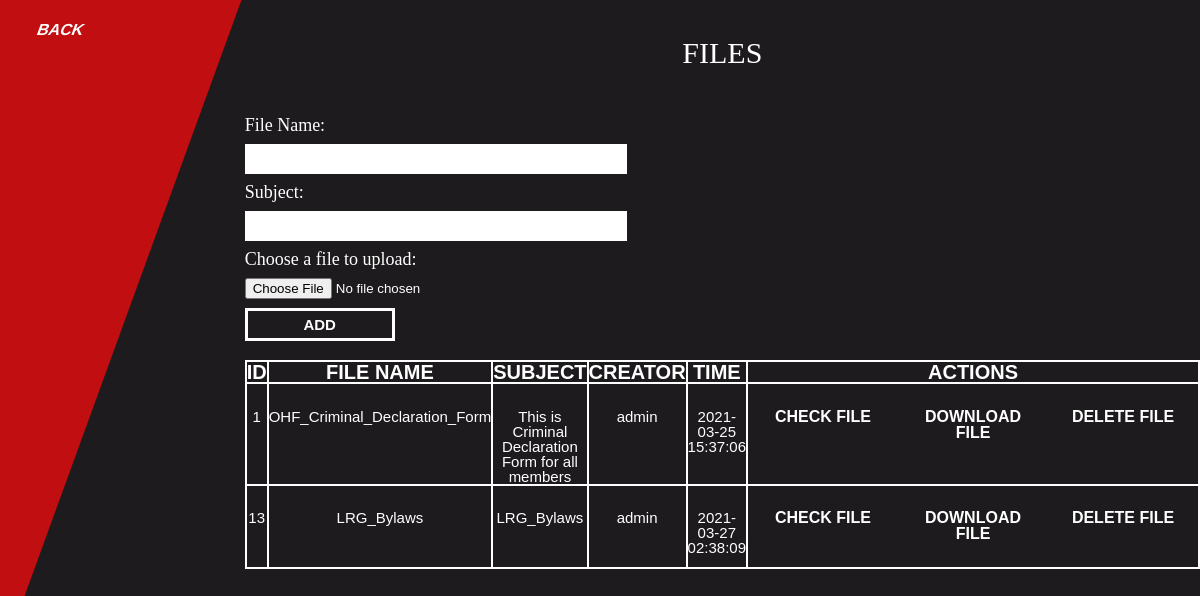
The app's page /admin/admin_file.php (signed in), older data.
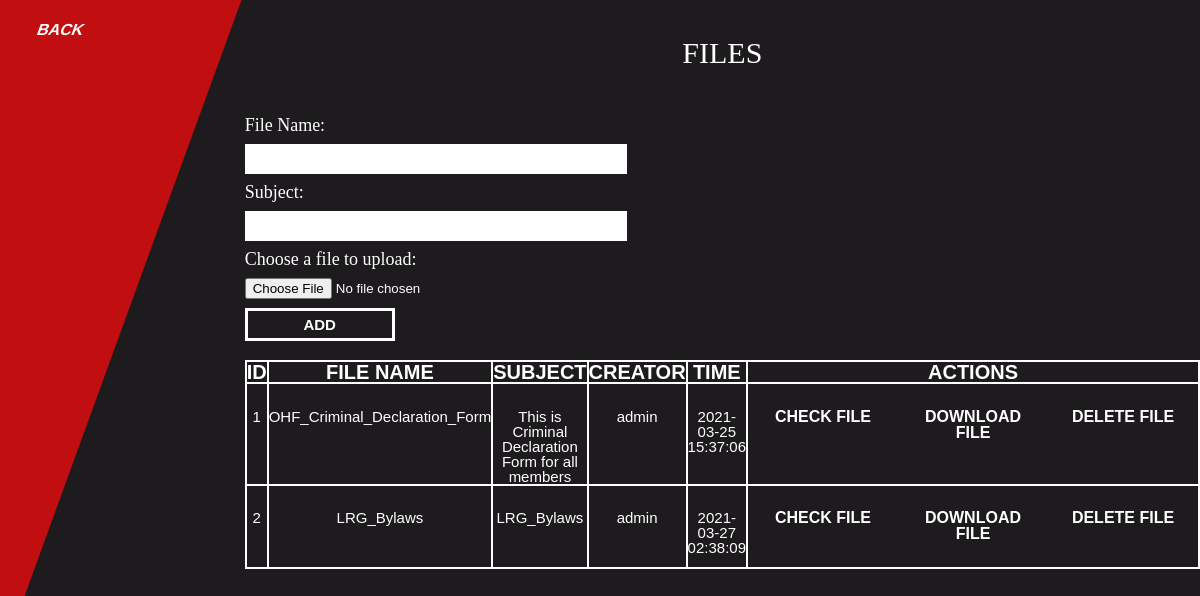
The same page, newer data.
### tables this page shows
CREATE TABLE IF NOT EXISTS `tbl_events` (
  `events_id` mediumint(8) NOT NULL AUTO_INCREMENT,
  `events_name` varchar(200) NOT NULL,
  `events_subject` text NOT NULL,
  `events_creator` varchar(250) NOT NULL,
  `last_executed` timestamp NOT NULL,
  `events_file` varchar(300) NOT NULL,
  PRIMARY KEY (`events_id`)
);

### admin/scripts/files.php (called while the page is built, shortened)
<?php
function getAllFlies(){
    $pdo = Database::getInstance() -> getConnection();
    $get_all_files_query = 'SELECT * FROM tbl_events ';
    $files = $pdo ->query($get_all_files_query);
    if($files){
         return $files;
    }else{
        return false;
    }
}

### admin/admin_file.php (the view, shortened to what this page needs)
<?php
$name= $subject= ' ';
$files= getAllFlies();
?>
<!DOCTYPE html>
<html lang="en">
<head>
    <link rel="stylesheet" type="text/css" href="../public/css/main.css">
    <link rel="stylesheet" type="text/css"  href="../public/css/reset.css">
</head>
<body class="cms">
<section class="file_dashboard">
    <div class="red_side_nav">
      <a href="index.php">BACK</a>
    </div>
    <div class="file_area">
    <h2>FILES</h2>
     <div class="event_area">
   <form  action="admin_file.php"  method="post"  enctype="multipart/form-data" >
         <label for="name">File Name:</label>
         <input type="text" name="name"  id="name" value="<?= $name;?>">
         <label for="subject">Subject:</label>
         <input type="text" name="subject"  id="subject" value="<?= $subject;?>">
         <label for="file">Choose a file to upload:</label>
         <input type="file" name="file"  id="file" >
         <button type="submit" name="submit">Add</button>
     </form>
   <table>
   <thead>
    <tr>
       <th>ID</th>
       <th>File Name</th>
       <th>Subject</th>
       <th>Creator</th>
       <th>Time</th>
       <th>Actions</th>
    </tr>
   </thead>
   <tbody>
       <?php while($single_file = $files -> fetch(PDO::FETCH_ASSOC)): ?>
         <tr>
         <td><?php echo $single_file['events_id'];?></td>
           <td><?php echo $single_file['events_name'];?></td>
           <td><?php echo $single_file['events_subject'];?></td>
           <td><?php echo $single_file['events_creator'];?></td>
           <td><?php echo $single_file['last_executed'];?></td>
           <?php if($_SESSION['user_level'] ==2):?>
           <td>
               <div class="file_action">
               <a href="../public/files/<?php echo $single_file['events_file'];?>">CHECK FILE</a>
               <a href="../public/files/<?php echo $single_file['events_file'];?>" download="">DOWNLOAD FILE</a>
               <a href="admin_file.php?id=<?php echo $single_file['events_id'];?>">DELETE FILE</a>
               </div>
           </td>
            <?php endif;?>
         </tr>
       <?php endwhile;?>
      </table>
    </div>
   </div>
</section>
</body>
</html>

### public/css/main.css (style rules this page uses)
.cms { background-color:#1d1b1d;font-family:SF Sports Night NS }
.cms .red_side_nav { height:750px;width:35%;transform:translate(-140px, 0px) skewX(-20deg);background-color:#c10e11 }
.cms button { text-decoration:none;display:inline-block;border:3px solid #fff;color:#fff;background-color:#1d1b1d;text-align:center;font-size:15px;padding:5px;transition:all .5s;cursor:pointer;width:150px;margin:2% 0;font-weight:700;z-index:999;text-transform:uppercase;transition:all .3s ease-out;font-family:monotype-grotesque,sans-serif }
.cms a { text-decoration:none;display:inline-block;color:#fff;text-align:center;font-size:15px;padding:6px;transition:all .5s;cursor:pointer;width:150px;margin:1% auto;font-weight:700;z-index:999;text-transform:uppercase;transition:all .3s ease-out;font-family:monotype-grotesque,sans-serif }
.cms a { font-family:monotype-grotesque,sans-serif }
.cms button { font-family:monotype-grotesque,sans-serif }
.cms input { font-family:monotype-grotesque,sans-serif }
.cms form { display:flex;flex-direction:column }
.cms label { font-size:22px;margin:3% 0 }
.cms input[type=text] { text-decoration:none;border:5px double #fff;color:#000;font-size:13px;padding:5px 2px;height:30px;transition:all .5s;cursor:pointer }
.cms button { margin-top:1% }
* { padding:0;margin:0;-webkit-box-sizing:border-box;box-sizing:border-box }
a { text-decoration:none;color:#fff }
p,a { font-size:18px;line-height:23px;font-family:monotype-grotesque,sans-serif }
.file_dashboard { display:flex;flex-direction:row;color:#fff;height:750px }
.file_dashboard .file_area { display:flex;flex-direction:column;width:95% }
.file_dashboard .file_area input[type=text] { width:40% }
.file_dashboard .file_area label { font-size:18px;margin:1% 0 }
.file_dashboard h2 { font-size:30px;text-align:center;margin:4% }
.file_dashboard a { font-size:16px;padding:20px }
.file_dashboard table { width:90% }
.file_dashboard table,.file_dashboard th,.file_dashboard td { text-align:center;font-family:monotype-grotesque,sans-serif;border:2px solid #fff }
.file_dashboard th { width:auto;font-size:20px;font-weight:700;z-index:999;text-transform:uppercase }
.file_dashboard td { font-size:15px }
.file_dashboard .file_action { display:flex;flex-direction:row }

Row changes from the older to the newer data that the page shows:
removed tbl_events: events_id "13", events_name "LRG_Bylaws", events_subject "LRG_Bylaws", events_creator "admin", last_executed "2021-03-27 02:38:09"
added tbl_events: events_id "2", events_name "LRG_Bylaws", events_subject "LRG_Bylaws", events_creator "admin", last_executed "2021-03-27 02:38:09"
